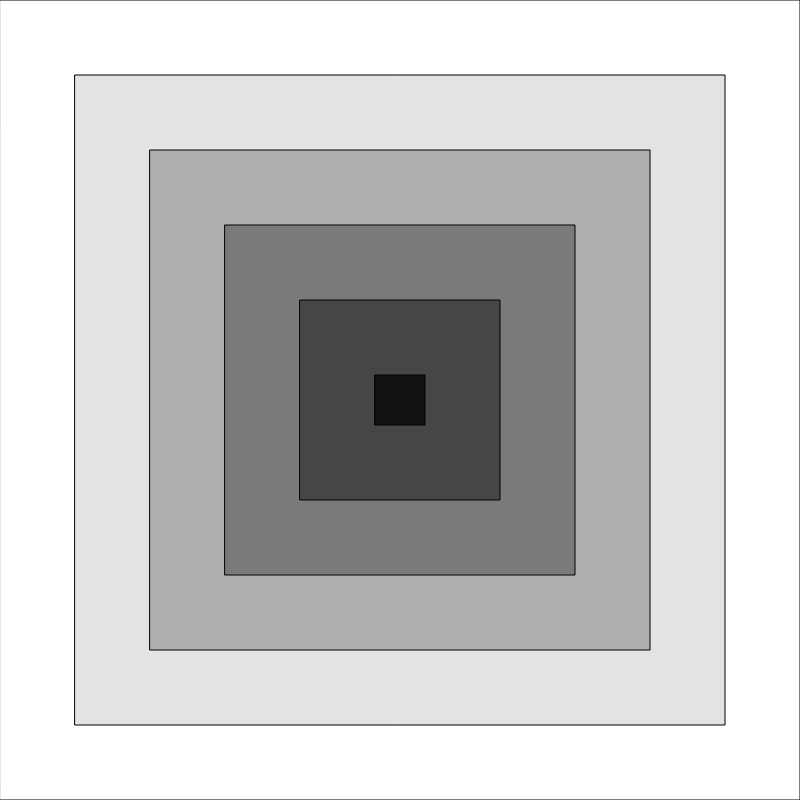
Frame 1 (no input)
Frame 60 (no input): identical to frame 1, image omitted
Frame 120 (the mouse pressed at the canvas centre since frame 60): identical to frame 1, image omitted

The p5.js sketch that drew this single still picture (run headless with seeded random() and noise() and a simulated clock; from frame 60 on, the mouse is pressed at the canvas centre):

// p5.js sketch
// ── sketch.js
function setup() {
  createCanvas(800, 800);
  rectMode(CENTER)
}

function draw() {
  background(220);

  for (let i = width; i >= 0; i -= 150){
    fill(i * 0.35)
    rect(width/2, height/2, i, i)
  }
}
